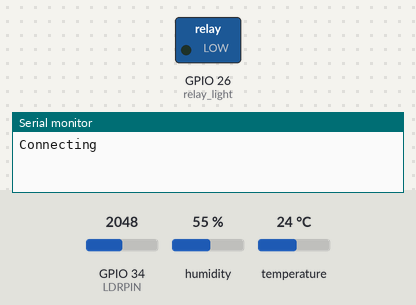
The sketch below on a simulated ESP32. Parts: switched loads named in the sketch (green lamp = pin HIGH), the last lines printed to the serial monitor. The test bench sets the inputs (shaded band); at power-on: GPIO 34 (LDRPIN) = 2048, humidity 55 %, temperature 24 °C. WiFi joins after 1.5 s; servers stay silent unless stated; uploads are accepted with an empty reply; random numbers use the default seed unless the sketch sets one.

Above: at 0.1 s.
At 2.2 s:
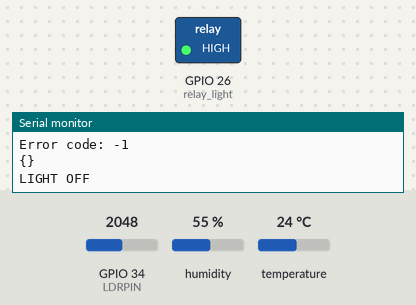
Timing chart, 0 to 3.7 s (numbered marks = the images above):
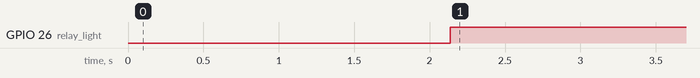

Measured:
- by itself, GPIO 26 (relay_light): LOW → HIGH at 2.1 s

The sketch:

main.ino
```cpp
//Set timer
#define INTERVAL_DHT 1500 // 1.5sec
#define INTERVAL_LDR 1000 // 1 sec
#define INTERVAL_Relay_light 1000

#include "DHT.h"
#include <WiFi.h>
#include <HTTPClient.h>

//WiFi Setup
const char* ssid = "Chunmong_WiFi_2.4GHz";
const char* password = "0817363932";
const char* serverName = "http://192.168.1.111:3000/";
const char* serverName_light = "http://192.168.1.111:3000/sw-light";

// Define Pin
#define DHTPIN 15
#define LDRPIN 34
#define DHTTYPE DHT11 // Sensor DHT11
#define relay_light 26      // Light Relay
DHT dht(DHTPIN, DHTTYPE); // lib of DHT

//FOR LDR sensor
float rawRange = 4096;
float logRange = 5.0;

unsigned long time_1 = 0;
unsigned long time_2 = 0;
unsigned long time_3 = 0;
unsigned long time_4 = 0;

//FOR Light Relay Setup
String sensorReadings;
String status_light;

void print_time(unsigned long time_millis);

void setup() {
    pinMode(relay_light,OUTPUT);
    dht.begin();
    Serial.begin(115200);

    //WiFi Setup
    WiFi.begin(ssid, password);
    Serial.println("Connecting");
    while(WiFi.status() != WL_CONNECTED) {
      delay(500);
      Serial.print(".");
    }
    Serial.println("");
    Serial.print("Connected to WiFi network with IP Address: ");
    Serial.println(WiFi.localIP());
}

void loop() {

    // DHT on timer #1
    if(millis() - time_1 > INTERVAL_DHT){

        time_1 = millis();

        float ec;
        ec = random(1,3) + (random(0,9)*0.1);
        float ph;
        ph = random(5,7) + (random(0,9)*0.1);

        float h = dht.readHumidity();
        float t = dht.readTemperature();
        float f = dht.readTemperature(true); //(isFahrenheit = true)
        // Check if any reads failed and exit early (to try again).
        if (isnan(h) || isnan(t) || isnan(f)) {
            Serial.println(F("Failed to read from DHT sensor!"));
            return;
        }
        Serial.print("Tempurature: ");
        Serial.print(t);
        Serial.print("  Humidity: ");
        Serial.println(h);

        //Create JSON Payload
        String payload_dht = "";
        payload_dht += "{";
        payload_dht += "\"id\":";
        payload_dht += "\"dht\"";
        payload_dht += ",";
        payload_dht += "\"temp\":";
        payload_dht += String(t);
        payload_dht += ",";
        payload_dht += "\"hum\":";
        payload_dht += String(h);
        payload_dht += ",";
        payload_dht += "\"ec\":";
        payload_dht += String(ec);
        payload_dht += ",";
        payload_dht += "\"ph\":";
        payload_dht += String(ph);
        payload_dht += ",";
        payload_dht += "\"water\":";
        payload_dht += String(100);

        payload_dht += "}";

        post_json(payload_dht);

    }

   // LDR on timer #2

    if(millis() - time_2 > INTERVAL_LDR){

        time_2 = millis();

        int rawValue = analogRead(LDRPIN);

        Serial.print("Raw = ");
        Serial.print(rawValue);
        Serial.print(" - Lux = ");
        Serial.println(RawToLux(rawValue));

        //Create JSON Payload
        String payload_ldr = "";
        payload_ldr += "{";
        payload_ldr += "\"id\":";
        payload_ldr += "\"ldr\"";
        payload_ldr += ",";
        payload_ldr += "\"light\":";
        payload_ldr += String(RawToLux(rawValue));
        payload_ldr += "}";

        post_json(payload_ldr);
    }

    if(millis()- time_3 > INTERVAL_Relay_light) {
      time_3 = millis();
      sensorReadings = httpGETRequest(serverName_light);
      Serial.println(sensorReadings);
      status_light = sensorReadings.substring(179,183);
      Serial.println(status_light);
      if(status_light=="true") {
        Serial.println("LIGHT ON");
        digitalWrite(relay_light,LOW);
      }
      else {
        Serial.println("LIGHT OFF");
        digitalWrite(relay_light,HIGH);
      }
  }
}


float RawToLux(int raw) {
    float logLux = raw * logRange / rawRange;
    return pow(10, logLux);
}

void post_json(String payload){
//Send POST Request to Web Server
  if(WiFi.status()== WL_CONNECTED){
    HTTPClient http;
    http.begin(serverName);
    http.addHeader("Content-Type", "application/x-www-form-urlencoded");
    http.addHeader("Content-Type", "application/json");      //JSON Type
    int httpResponseCode = http.POST(payload);
    Serial.print("HTTP Response code: ");
    Serial.println(httpResponseCode);
    Serial.println(payload);
    Serial.println("-----------------------------------");
    http.end();
    }
  else {
    Serial.println("WiFi Disconnected");
    }

}

String httpGETRequest(const char* serverName) {
  HTTPClient http;

  // Your IP address with path or Domain name with URL path
  http.begin(serverName);

  // Send HTTP POST request
  int httpResponseCode = http.GET();

  String payload = "{}";

  if (httpResponseCode>0) {
    Serial.print("HTTP Response code: ");
    Serial.println(httpResponseCode);
    payload = http.getString();
  }
  else {
    Serial.print("Error code: ");
    Serial.println(httpResponseCode);
  }
  // Free resources
  http.end();

  return payload;
}
```
